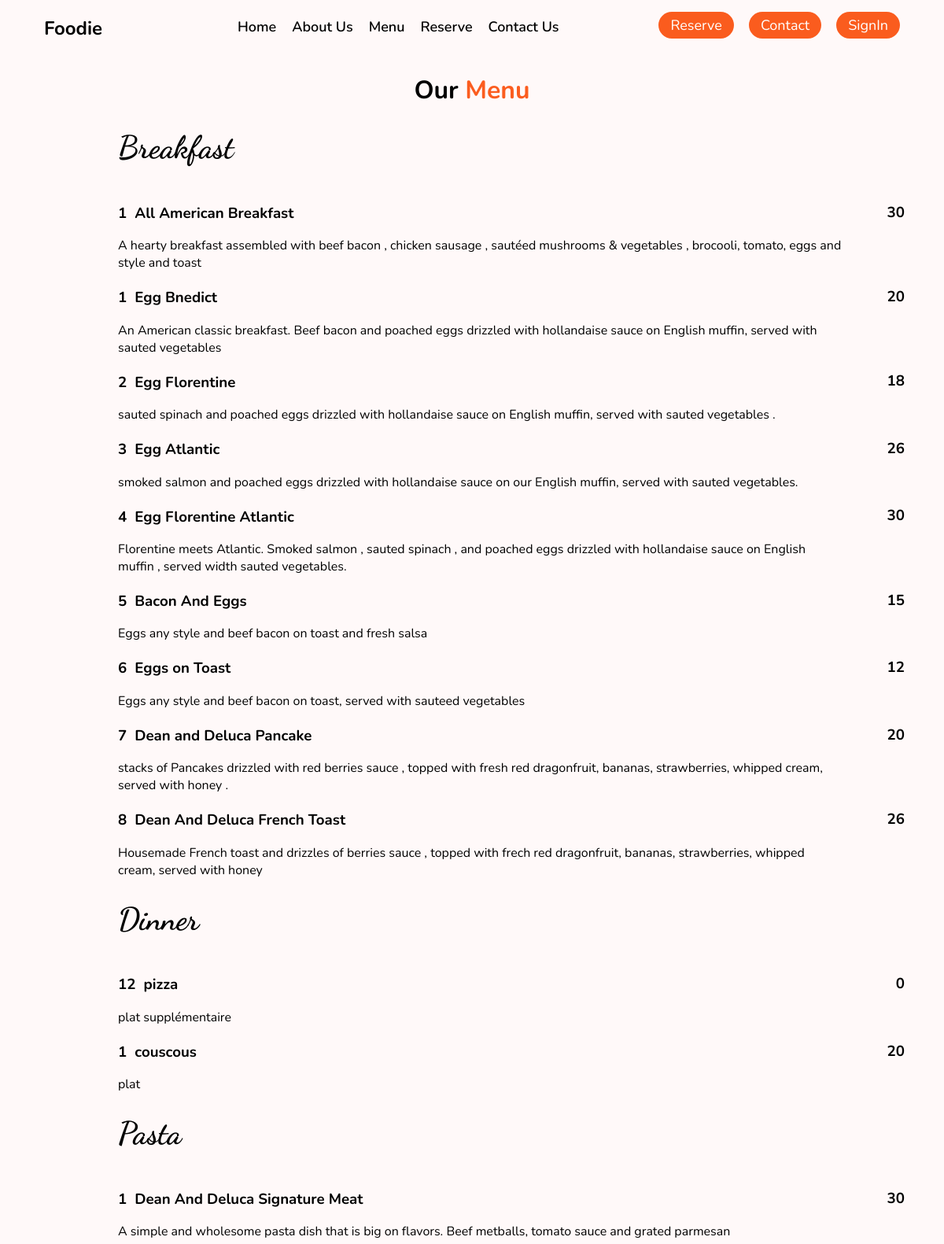
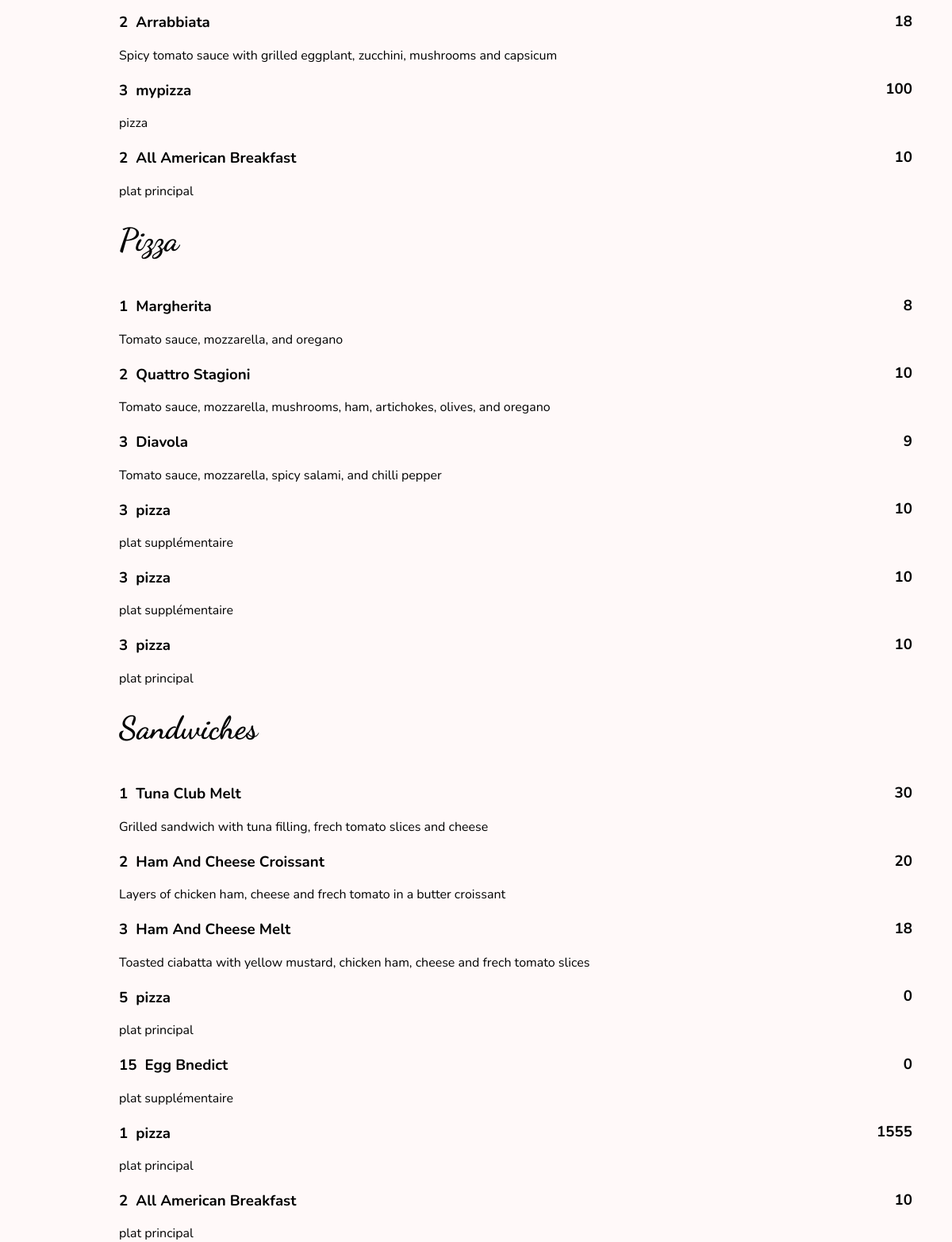
Page /menudy.php on the committed database (2 pictures, top to bottom).
### tables this page shows
CREATE TABLE `menu` (
  `id` int(11) NOT NULL,
  `categorie` varchar(30) NOT NULL,
  `num_plat` int(30) NOT NULL,
  `nom_plat` varchar(30) NOT NULL,
  `prix` int(30) NOT NULL,
  `description` varchar(255) NOT NULL,
  `image` varchar(100) NOT NULL
);

### menudy.php (the view, shortened to what this page needs)
<?php
include "config.php";
$sql = "SELECT * FROM menu ORDER BY categorie";
$result = $conn->query($sql);
$currentCategory = null;
?>
<!DOCTYPE html>
<html lang="en">
<head>
    <link rel="stylesheet" href="menu.css">
</head>
<body>
    <header>
        <nav>
            <div>
                <h1>Foodie</h1>
            </div>
            <div >
                <ul class="list">
                    <a href="index.php"><li>Home</li></a>
                    <a target="_blank" href="index.php#story"><li>About Us</li></a>
                    <a target="_blank" href="menudy.php"><li>Menu</li></a>
                    <a target="_blank" href="reserve.php"><li>Reserve</li></a>
                    <a href="index.php#contact"><li>Contact Us</li></a>
                </ul>
            </div>
            <div class="button-nav">
                <a class="button" href="reserve.php">Reserve</a>
                <a class="button" href="#contact">Contact</a>
                <a class="button" href="form.php">SignIn</a>
            </div>
        </nav>
        <h1>Our <span class="popular-title">Menu</span> </h1>
    </header>
    <?php
    if ($result->num_rows > 0) {
        while($row = $result->fetch_assoc()) {
            if ($currentCategory !== $row["categorie"]) {
                ?>
                <div class="breakfast_content">
                    <h1><?php echo $row["categorie"]; ?></h1>
                </div>
                <?php
                $currentCategory = $row["categorie"];
            }
            ?>
            <div class="breakfast_content">
                <div class="breakfast_item">
                    <div class="breakfast_title">
                        <div class="breakfast_title_s">
                            <h3><?php echo $row["num_plat"] ; ?></h3>
                            <h3><?php echo $row["nom_plat"] ; ?></h3>
                        </div>
                        <div>
                            <h3><?php echo $row["prix"]; ?></h3>
                        </div>
                    </div>
                    <div class="breakfast_pg">
                        <p><?php echo $row["description"] ?></p>
                    </div>
                </div>
            </div>
            <?php
        }
    }
    ?>
</body>
</html>

### menu.css (style rules this page uses)
body { margin: 0; padding: 0; font-family: "Nunito", sans-serif; background-color: rgb(255, 249, 249); }
nav { display: flex; justify-content: space-around; }
.list { display: flex; margin-top: 22px; }
a { text-decoration: none; list-style: none; }
.list a { margin-left: 20px; color: black; font-weight: 600; font-size: 18px; transition: all 0.3s; }
.button-nav { margin-top: 20px; }
.button { background-color: rgba(250, 71, 0, 0.877); color: #fff; padding:5px 15px; border-radius: 20px; margin-left: 15px; font-size: 18px; transition: all 1s; }
header h1 { text-align: center; }
.popular-title { color: rgba(250, 71, 0, 0.877); }
.breakfast_content h1 { font-family: "Dancing Script", cursive; font-size: 40px; }
.breakfast_title { display: flex; justify-content: space-between; }
.breakfast_title_s { display: flex; justify-content: space-between; margin-top: 20px; }
.breakfast_title_s h3 { margin:0px 10px 0px 0px; }
.breakfast_content { margin:0px 50px 0px 150px; }
.breakfast_pg p { margin: 0px 80px 0px 0px ; }

### rows in the picture
menu: categorie "Breakfast", num_plat "1", nom_plat "All American Breakfast", prix "30", description "A hearty breakfast assembled with beef bacon , chicken sausage , sautéed mushrooms & vegetables , brocooli, tomato, eggs and style and toast"
menu: num_plat "1", nom_plat "Egg Bnedict", prix "20", description "An American classic breakfast. Beef bacon and poached eggs drizzled with hollandaise sauce on English muffin, served with sauted vegetables"
menu: num_plat "2", nom_plat "Egg Florentine", prix "18", description "sauted spinach and poached eggs drizzled with hollandaise sauce on English muffin, served with sauted vegetables ."
menu: num_plat "3", nom_plat "Egg Atlantic", prix "26", description "smoked salmon and poached eggs drizzled with hollandaise sauce on our English muffin, served with sauted vegetables."
menu: num_plat "4", nom_plat "Egg Florentine Atlantic", prix "30", description "Florentine meets Atlantic. Smoked salmon , sauted spinach , and poached eggs drizzled with hollandaise sauce on English muffin , served width sauted vegetables."
menu: num_plat "5", nom_plat "Bacon And Eggs", prix "15", description "Eggs any style and beef bacon on toast and fresh salsa"
menu: num_plat "6", nom_plat "Eggs on Toast", prix "12", description "Eggs any style and beef bacon on toast, served with sauteed vegetables"
menu: num_plat "7", nom_plat "Dean and Deluca Pancake", prix "20", description "stacks of Pancakes drizzled with red berries sauce , topped with fresh red dragonfruit, bananas, strawberries, whipped cream, served with honey ."
menu: num_plat "8", nom_plat "Dean And Deluca French Toast", prix "26", description "Housemade French toast and drizzles of berries sauce , topped with frech red dragonfruit, bananas, strawberries, whipped cream, served with honey"
menu: categorie "Dinner", num_plat "12", nom_plat "pizza", prix "0", description "plat supplémentaire"
menu: num_plat "1", nom_plat "couscous", prix "20", description "plat"
menu: categorie "Pasta", num_plat "1", nom_plat "Dean And Deluca Signature Meat", prix "30", description "A simple and wholesome pasta dish that is big on flavors. Beef metballs, tomato sauce and grated parmesan"
menu: num_plat "2", nom_plat "Arrabbiata", prix "18", description "Spicy tomato sauce with grilled eggplant, zucchini, mushrooms and capsicum"
menu: num_plat "3", nom_plat "mypizza", prix "100", description "pizza"
menu: num_plat "2", nom_plat "All American Breakfast", prix "10", description "plat principal"
menu: categorie "Pizza", num_plat "1", nom_plat "Margherita", prix "8", description "Tomato sauce, mozzarella, and oregano"
menu: num_plat "2", nom_plat "Quattro Stagioni", prix "10", description "Tomato sauce, mozzarella, mushrooms, ham, artichokes, olives, and oregano"
menu: num_plat "3", nom_plat "Diavola", prix "9", description "Tomato sauce, mozzarella, spicy salami, and chilli pepper"
menu: num_plat "3", nom_plat "pizza", prix "10", description "plat supplémentaire"
menu: num_plat "3", nom_plat "pizza", prix "10", description "plat supplémentaire"
menu: num_plat "3", nom_plat "pizza", prix "10", description "plat principal"
menu: categorie "Sandwiches", num_plat "1", nom_plat "Tuna Club Melt", prix "30", description "Grilled sandwich with tuna filling, frech tomato slices and cheese"
menu: num_plat "2", nom_plat "Ham And Cheese Croissant", prix "20", description "Layers of chicken ham, cheese and frech tomato in a butter croissant"
menu: num_plat "3", nom_plat "Ham And Cheese Melt", prix "18", description "Toasted ciabatta with yellow mustard, chicken ham, cheese and frech tomato slices"
menu: num_plat "5", nom_plat "pizza", prix "0", description "plat principal"
menu: num_plat "15", nom_plat "Egg Bnedict", prix "0", description "plat supplémentaire"
menu: num_plat "1", nom_plat "pizza", prix "1555", description "plat principal"
menu: num_plat "2", nom_plat "All American Breakfast", prix "10", description "plat principal"
